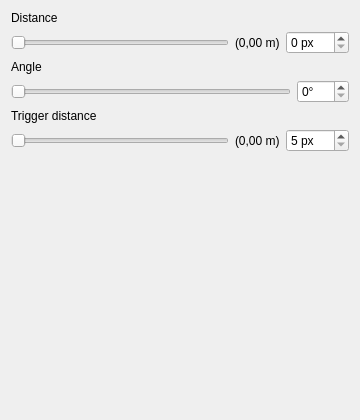
<?xml version="1.0" encoding="UTF-8"?>
<ui version="4.0">
 <class>AreaRobotWidget</class>
 <widget class="QWidget" name="AreaRobotWidget">
  <property name="geometry">
   <rect>
    <x>0</x>
    <y>0</y>
    <width>360</width>
    <height>420</height>
   </rect>
  </property>
  <property name="minimumSize">
   <size>
    <width>360</width>
    <height>420</height>
   </size>
  </property>
  <property name="windowTitle">
   <string>Area configuration</string>
  </property>
  <property name="windowIcon">
   <iconset resource="resources.qrc">
    <normaloff>:/icons/resources/duck.png</normaloff>:/icons/resources/duck.png</iconset>
  </property>
  <layout class="QVBoxLayout" name="verticalLayout" stretch="0,0,0,0,0,0,1">
   <item>
    <widget class="QLabel" name="label_42">
     <property name="text">
      <string>Distance</string>
     </property>
    </widget>
   </item>
   <item>
    <layout class="QHBoxLayout" name="horizontalLayout_20">
     <item>
      <widget class="QSlider" name="distanceSlider">
       <property name="maximum">
        <number>333</number>
       </property>
       <property name="orientation">
        <enum>Qt::Horizontal</enum>
       </property>
      </widget>
     </item>
     <item>
      <widget class="QLabel" name="distanceRealLabel">
       <property name="text">
        <string>(0,00 m)</string>
       </property>
      </widget>
     </item>
     <item>
      <widget class="QSpinBox" name="distanceBox">
       <property name="suffix">
        <string> px</string>
       </property>
       <property name="maximum">
        <number>999</number>
       </property>
      </widget>
     </item>
    </layout>
   </item>
   <item>
    <widget class="QLabel" name="label_41">
     <property name="text">
      <string>Angle</string>
     </property>
    </widget>
   </item>
   <item>
    <layout class="QHBoxLayout" name="horizontalLayout_19">
     <item>
      <widget class="QSlider" name="angleSlider">
       <property name="maximum">
        <number>360</number>
       </property>
       <property name="orientation">
        <enum>Qt::Horizontal</enum>
       </property>
      </widget>
     </item>
     <item>
      <widget class="QSpinBox" name="angleBox">
       <property name="suffix">
        <string>°</string>
       </property>
       <property name="maximum">
        <number>360</number>
       </property>
      </widget>
     </item>
    </layout>
   </item>
   <item>
    <widget class="QLabel" name="label_33">
     <property name="text">
      <string>Trigger distance</string>
     </property>
    </widget>
   </item>
   <item>
    <layout class="QHBoxLayout" name="horizontalLayout_8">
     <item>
      <widget class="QSlider" name="triggerSlider">
       <property name="minimum">
        <number>5</number>
       </property>
       <property name="maximum">
        <number>300</number>
       </property>
       <property name="orientation">
        <enum>Qt::Horizontal</enum>
       </property>
       <property name="invertedAppearance">
        <bool>false</bool>
       </property>
       <property name="invertedControls">
        <bool>false</bool>
       </property>
       <property name="tickPosition">
        <enum>QSlider::NoTicks</enum>
       </property>
      </widget>
     </item>
     <item>
      <widget class="QLabel" name="triggerRealLabel">
       <property name="text">
        <string>(0,00 m)</string>
       </property>
      </widget>
     </item>
     <item>
      <widget class="QSpinBox" name="triggerBox">
       <property name="suffix">
        <string> px</string>
       </property>
       <property name="minimum">
        <number>5</number>
       </property>
       <property name="maximum">
        <number>999</number>
       </property>
      </widget>
     </item>
    </layout>
   </item>
   <item>
    <widget class="ShockRobotLabel" name="shockLocationLabel">
     <property name="text">
      <string/>
     </property>
    </widget>
   </item>
  </layout>
 </widget>
 <customwidgets>
  <customwidget>
   <class>ShockRobotLabel</class>
   <extends>QLabel</extends>
   <header>gui/shockrobotlabel.h</header>
   <slots>
    <slot>setAngle(int)</slot>
    <slot>setDistance(int)</slot>
    <slot>setRadius(int)</slot>
   </slots>
  </customwidget>
 </customwidgets>
 <resources>
  <include location="resources.qrc"/>
 </resources>
 <connections>
  <connection>
   <sender>triggerSlider</sender>
   <signal>valueChanged(int)</signal>
   <receiver>triggerBox</receiver>
   <slot>setValue(int)</slot>
   <hints>
    <hint type="sourcelabel">
     <x>188</x>
     <y>128</y>
    </hint>
    <hint type="destinationlabel">
     <x>325</x>
     <y>136</y>
    </hint>
   </hints>
  </connection>
  <connection>
   <sender>triggerBox</sender>
   <signal>valueChanged(int)</signal>
   <receiver>triggerSlider</receiver>
   <slot>setValue(int)</slot>
   <hints>
    <hint type="sourcelabel">
     <x>312</x>
     <y>127</y>
    </hint>
    <hint type="destinationlabel">
     <x>85</x>
     <y>132</y>
    </hint>
   </hints>
  </connection>
  <connection>
   <sender>angleBox</sender>
   <signal>valueChanged(int)</signal>
   <receiver>angleSlider</receiver>
   <slot>setValue(int)</slot>
   <hints>
    <hint type="sourcelabel">
     <x>324</x>
     <y>86</y>
    </hint>
    <hint type="destinationlabel">
     <x>270</x>
     <y>88</y>
    </hint>
   </hints>
  </connection>
  <connection>
   <sender>angleSlider</sender>
   <signal>valueChanged(int)</signal>
   <receiver>angleBox</receiver>
   <slot>setValue(int)</slot>
   <hints>
    <hint type="sourcelabel">
     <x>197</x>
     <y>88</y>
    </hint>
    <hint type="destinationlabel">
     <x>330</x>
     <y>86</y>
    </hint>
   </hints>
  </connection>
  <connection>
   <sender>distanceBox</sender>
   <signal>valueChanged(int)</signal>
   <receiver>distanceSlider</receiver>
   <slot>setValue(int)</slot>
   <hints>
    <hint type="sourcelabel">
     <x>327</x>
     <y>41</y>
    </hint>
    <hint type="destinationlabel">
     <x>204</x>
     <y>37</y>
    </hint>
   </hints>
  </connection>
  <connection>
   <sender>distanceSlider</sender>
   <signal>valueChanged(int)</signal>
   <receiver>distanceBox</receiver>
   <slot>setValue(int)</slot>
   <hints>
    <hint type="sourcelabel">
     <x>123</x>
     <y>37</y>
    </hint>
    <hint type="destinationlabel">
     <x>324</x>
     <y>39</y>
    </hint>
   </hints>
  </connection>
  <connection>
   <sender>angleBox</sender>
   <signal>valueChanged(int)</signal>
   <receiver>shockLocationLabel</receiver>
   <slot>setAngle(int)</slot>
   <hints>
    <hint type="sourcelabel">
     <x>314</x>
     <y>86</y>
    </hint>
    <hint type="destinationlabel">
     <x>280</x>
     <y>221</y>
    </hint>
   </hints>
  </connection>
  <connection>
   <sender>distanceBox</sender>
   <signal>valueChanged(int)</signal>
   <receiver>shockLocationLabel</receiver>
   <slot>setDistance(int)</slot>
   <hints>
    <hint type="sourcelabel">
     <x>314</x>
     <y>34</y>
    </hint>
    <hint type="destinationlabel">
     <x>290</x>
     <y>214</y>
    </hint>
   </hints>
  </connection>
  <connection>
   <sender>triggerBox</sender>
   <signal>valueChanged(int)</signal>
   <receiver>shockLocationLabel</receiver>
   <slot>setRadius(int)</slot>
   <hints>
    <hint type="sourcelabel">
     <x>327</x>
     <y>134</y>
    </hint>
    <hint type="destinationlabel">
     <x>329</x>
     <y>196</y>
    </hint>
   </hints>
  </connection>
 </connections>
</ui>
